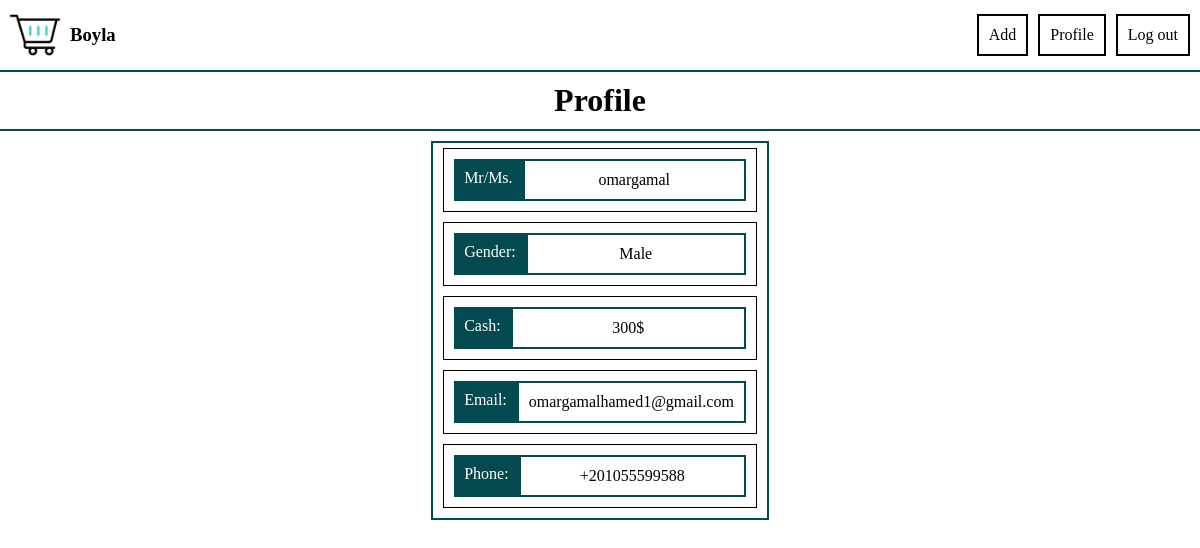
Page /profile/3 (signed in) on the committed database.
### tables this page shows
CREATE TABLE users(id INTEGER , name TEXT NOT NULL , email TEXT NOT NULL , hash TEXT NOT NULL , gender TEXT NOT NULL , cash INTEGER DEFAULT 0, phone TEXT DEAFULT None, PRIMARY KEY(id));

### app.py (the view)
@app.route("/profile/<number>" , methods = ["GET" , "POST"])
@login_required
def profile(number):
        person = db.execute("SELECT * FROM users WHERE id = ?" , number)
        return render_template("profile.html" , humen = person , number = number)

### sub_library.py (called while the page is built)
def login_required(f):
    @wraps(f)
    def log(*args , **kwargs):
        if session.get("exist") == False or not session.get("exist"):
            return redirect("/login")
        return f(*args , **kwargs)
    return log

### templates/profile.html (shortened to what this page needs)
{% extends "blueprint.html"%}
{% block main %}
<main class = "profile_main">
    <h1>Profile</h1>
        <div class = "profile_div_align">
    <div class = "profile_main_div">
        <div class = "info_div">
            {%for person in humen%}
            <div>
                <span class = "span_before">Mr/Ms.</span>
                <div>
                    <p>{{person.name}}</p>
                </div>
            </div>
            <div>
                <span class = "span_before">Gender:</span>
                <div>
                    <p>{{person.gender}}</p>
                </div>
            </div>
            <div>
                <span class = "span_before">Cash:</span>
                <div>
                    <p>{{person.cash}}$</p>
                </div>
            </div>
            <div>
                <span class = "span_before">Email:</span>
                <div>
                    <p>{{person.email}}</p>
                </div>
            </div>
            <div style = "margin-bottom:10px;">
                <span class = "span_before" >Phone:</span>
                <div>
                    <p>{{person.phone}}</p>
                </div>
            </div>
            </div>
        </div>
        {%endfor%}
    </div>
</main>
{%endblock%}

### static/styles.css (style rules this page uses)
:root { --theme : #024950 }
body , html { padding:0px; margin:0px; }
.profile_main > h1 , #add_main > h1 , #product_main > h1 { border-bottom:2px var(--theme) solid; text-align:center; padding:10px 0px; margin:0px; }
.profile_div_align { display:flex; justify-content:center; }
.profile_main_div { display:grid; grid-template-columns: 1fr 0fr; margin-top:10px; border:2px var(--theme) solid; width:fit-content; }
.info_div { display:grid; width:fit-content; }
.info_div > div { display:flex; flex-direction:row; margin-top:10px; border:1px black solid; height:fit-content; padding:10px; margin:5px 10px; }
.span_before { display:block; background-color:var(--theme); text-align:center; padding:10px; color:white; }
.info_div div p { text-align: center; width: 100%; margin: 0px; }
.info_div div > div { text-align: center; width: 100%; margin:0; display:flex; flex-direction:column; justify-content:center; border: 2px var(--theme) solid; padding: 10px; }
#other_body { display:grid; grid-template-rows:0fr 1fr 0fr; }

### rows in the picture
users: name "omargamal", gender "Male", cash "300", email "omargamalhamed1@gmail.com", phone "+201055599588"
